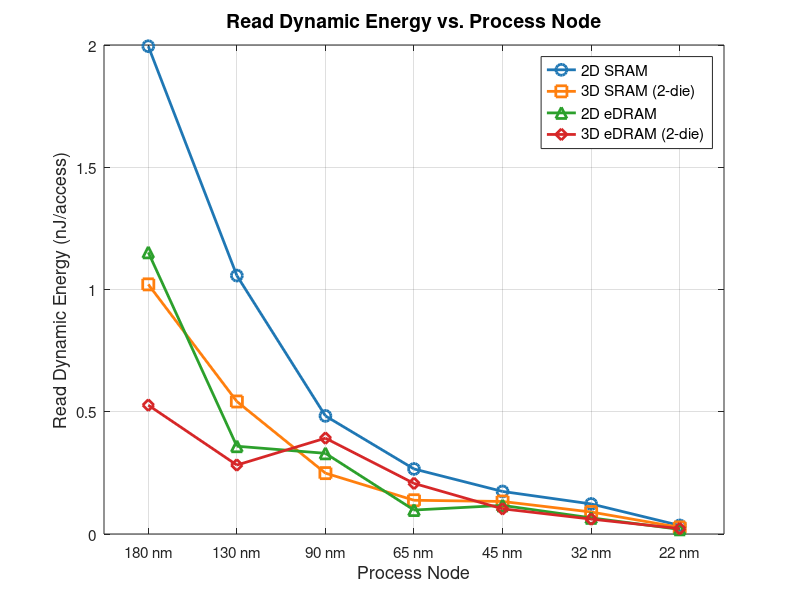

MATLAB code to generate this figure:
% fig04_read_energy_vs_node.m
% Read Dynamic Energy vs. Process Node — ESE5760 Final Project
% Data: DESTINY simulation, 2MB / 256-bit / Assoc=1 / LOP / 350K / WriteEDP

nodes = [180, 130, 90, 65, 45, 32, 22];   % nm
x = 1:numel(nodes);                        % equal-spacing display positions
node_labels = {'180 nm','130 nm','90 nm','65 nm','45 nm','32 nm','22 nm'};

energy_2D_SRAM  = [1.995, 1.057, 0.483, 0.266, 0.174, 0.123, 0.035];
energy_3D_SRAM  = [1.021, 0.542, 0.249, 0.138, 0.133, 0.090, 0.027];
energy_2D_eDRAM = [1.152, 0.359, 0.330, 0.098, 0.117, 0.066, 0.019];
energy_3D_eDRAM = [0.527, 0.282, 0.392, 0.207, 0.103, 0.061, 0.022];

figure('Position', [100 100 700 500]);

plot(x, energy_2D_SRAM,  '-o', 'Color', [0.122 0.467 0.706], 'LineWidth', 2, 'MarkerSize', 8); hold on;
plot(x, energy_3D_SRAM,  '-s', 'Color', [1.000 0.498 0.055], 'LineWidth', 2, 'MarkerSize', 8);
plot(x, energy_2D_eDRAM, '-^', 'Color', [0.173 0.627 0.173], 'LineWidth', 2, 'MarkerSize', 8);
plot(x, energy_3D_eDRAM, '-d', 'Color', [0.839 0.153 0.157], 'LineWidth', 2, 'MarkerSize', 8);

set(gca, 'XTick', x, 'XTickLabel', node_labels, 'FontSize', 11);
xlim([0.5 numel(nodes)+0.5]);
xlabel('Process Node', 'FontSize', 13);
ylabel('Read Dynamic Energy (nJ/access)', 'FontSize', 13);
title('Read Dynamic Energy vs. Process Node', 'FontSize', 14, 'FontWeight', 'bold');
legend('2D SRAM', '3D SRAM (2-die)', '2D eDRAM', '3D eDRAM (2-die)', ...
       'Location', 'northeast', 'FontSize', 11);
grid on;
box on;

drawnow;
set(gcf, 'Renderer', 'painters');
print('-djpeg', '-r150', fullfile(fileparts(mfilename('fullpath')), '..', '..', 'plots', 'regular_node_sweep', 'fig04_read_energy_vs_node.jpg'));
